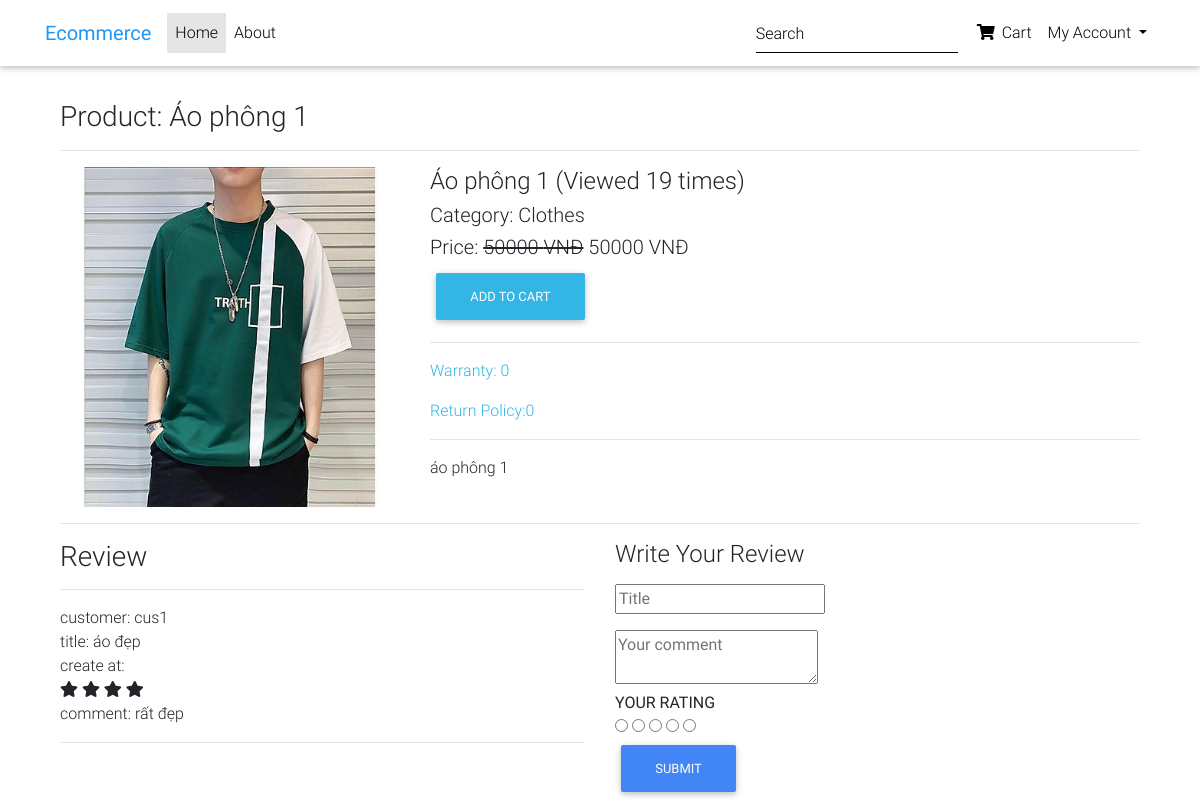
The page /product_detail/ao-phon-1/ on the database its author committed.
### home/models.py (models this page shows, shortened)
class Product(models.Model):
    title = models.CharField(max_length=200)
    slug = models.SlugField(unique=True)
    warranty = models.ForeignKey(Warranty, on_delete= models.CASCADE)
    price = models.ForeignKey(Price, on_delete= models.CASCADE)
    category = models.ForeignKey(Category, on_delete=models.CASCADE)
    image = models.ImageField(upload_to="products")
    description = models.TextField()
    view_count = models.PositiveIntegerField(default=0)

class Category(models.Model):
    title = models.CharField(max_length=200)
    slug = models.SlugField(unique=True)
    def __str__(self):
        return self.title
    class Meta:
        unique_together = ('title', 'slug')

class Price(models.Model):
    marked_price = models.PositiveIntegerField()
    selling_price = models.PositiveIntegerField(null=True, blank=True)

class Warranty(models.Model):
    warranty = models.CharField(max_length=300, null=True, blank=True)
    return_policy = models.CharField(max_length=300, null=True, blank=True)

class Comment(models.Model):
    product = models.ForeignKey(Product, on_delete=models.CASCADE)
    customer = models.ForeignKey(Customer, on_delete= models.CASCADE)
    title = models.CharField(max_length= 50, blank= True)
    comment = models.CharField(max_length=250, blank=True)
    rate = models.IntegerField(default= 1)
    created_at= models.DateTimeField(auto_now_add=True)

class Customer(models.Model):
    user = models.OneToOneField(User, on_delete=models.CASCADE)
    full_name = models.OneToOneField(FullName, on_delete=models.CASCADE)
    lastname = models.CharField(max_length=20)
    joined_on = models.DateTimeField(auto_now_add=True)
    mobile = models.CharField(max_length=10)

### home/views.py (the view)
# urls.py: path('product_detail/<slug>/', ProductDetailView.as_view(), name='product-detail'),
class ProductDetailView(Dispatch_class,TemplateView):
    template_name = 'productdetail.html'
    def get_context_data(self, **kwargs):
        context = super().get_context_data(**kwargs)
        url_slug = self.kwargs['slug']
        product = Product.objects.get(slug = url_slug)
        product.view_count +=1
        product.save()
        context['product'] = product
        comments = Comment.objects.filter(product = product)
        context['comments'] = comments
        cart_id = self.request.session.get("cart_id")
        if cart_id:
            cart = Cart.objects.get(id = cart_id)
            list_pro = CartProduct.objects.filter(cart = cart)
            cartItems = len(list_pro)
            context['cartItems'] = cartItems
        return context

### home/views.py (called while the page is built)
    def dispatch(self, request, *args, **kwargs):
        cart_id = request.session.get("cart_id")
        if cart_id:
            cart_obj = Cart.objects.get(id=cart_id)
            if request.user.is_authenticated and request.user.customer:
                cart_obj.customer = request.user.customer
                cart_obj.save()
        return super().dispatch(request, *args, **kwargs)

### templates/productdetail.html (shortened to what this page needs)
{% extends 'base.html' %}
{% block content %}
<div class="container">
    <h3>Product: {{product.title}}</h3><hr>
    <div class="row">
        <div class="col-md-4">
            <img src="{{product.image.url}}" alt="" class="img-fluid">
        </div>
        <div class="col-md-8">
            <h4>{{product.title}} (Viewed {{product.view_count}} times)</h4>
            <h5>Category: {{product.category}}</h5>
            <h5>Price: <strike>{{product.price.marked_price}} VNĐ</strike> {{product.price.selling_price}} VNĐ</h5>
            <a href="{% url 'addtocart' product.id %}" class="btn btn-info">Add To Cart</a>
            <hr>
            <p class="text-info">Warranty: {{product.warranty.warranty}}</p>
            <p class="text-info">Return Policy:{{product.warranty.return_policy}}</p>
            <hr>
            <p>{{product.description}}</p>
        </div>
    </div>
    <hr>
    <div class="row">
        <div class="col-md-6">
            <div class="review">
                <h3>Review</h3>
                <hr>
                {% for comment in comments %}
                <div class="single-review">
                    <div>customer: {{comment.customer.user.username}}</div>
                    <div>title: {{comment.title}}</div>
                    <div>create at: {{comment.create_at}}</div>
                    <div class="review-rating pull-right">
                        <i class="fa fa-star{% if comment.rate < 1 %}-o empty{% endif %}"></i>
                        <i class="fa fa-star{% if comment.rate < 2 %}-o empty{% endif %}"></i>
                        <i class="fa fa-star{% if comment.rate < 3 %}-o empty{% endif %}"></i>
                        <i class="fa fa-star{% if comment.rate < 4 %}-o empty{% endif %}"></i>
                    </div>
                    <div class="review-body">
                        <p>comment: {{comment.comment}}</p>
                    </div>
                </div>
                <hr>
                {% endfor %}
            </div>
        </div>
        <div class = "col-md-6">
            <h4 class="tex-uppercase">Write Your Review</h4>
            <form method="POST" action="{% url 'add-comment' product.slug %}" class="review-form">
                <div class="form-group">
                    <input type="text" name="title" class="input" placeholder="Title"/>
                </div>
                <div class="form-gourp">
                    <textarea name="comment" class="input" placeholder="Your comment"></textarea>
                </div>
                <div class="form-gourp">
                    <div class="input-rating">
                        <strong class="text-uppercase">Your Rating</strong>
                        <div class="stars">
                            <input type="radio" name="rate" id="star1" value="1"/><label for="star1"></label>
                            <input type="radio" name="rate" id="star2" value="2"/><label for="star2"></label>
                            <input type="radio" name="rate" id="star3" value="3"/><label for="star3"></label>
                            <input type="radio" name="rate" id="star4" value="4"/><label for="star4"></label>
                            <input type="radio" name="rate" id="star5" value="5"/><label for="star5"></label>
                        </div>
                    </div>
                </div>
                <button class="btn btn-primary">Submit</button>
            </form>
        </div>
    </div>
</div>
{% endblock content %}

### templates/base.html (style rules this page uses)
html, body, header, .carousel { height: 60vh; }

### rows shown on the page
Product: title "Áo phông 1", image (picture), view_count "19", category "Clothes", price.marked_price "50000", price.selling_price "50000", warranty.warranty "0", warranty.return_policy "0", description "áo phông 1"
Comment: customer.user.username "cus1", title "áo đẹp", comment "rất đẹp"
